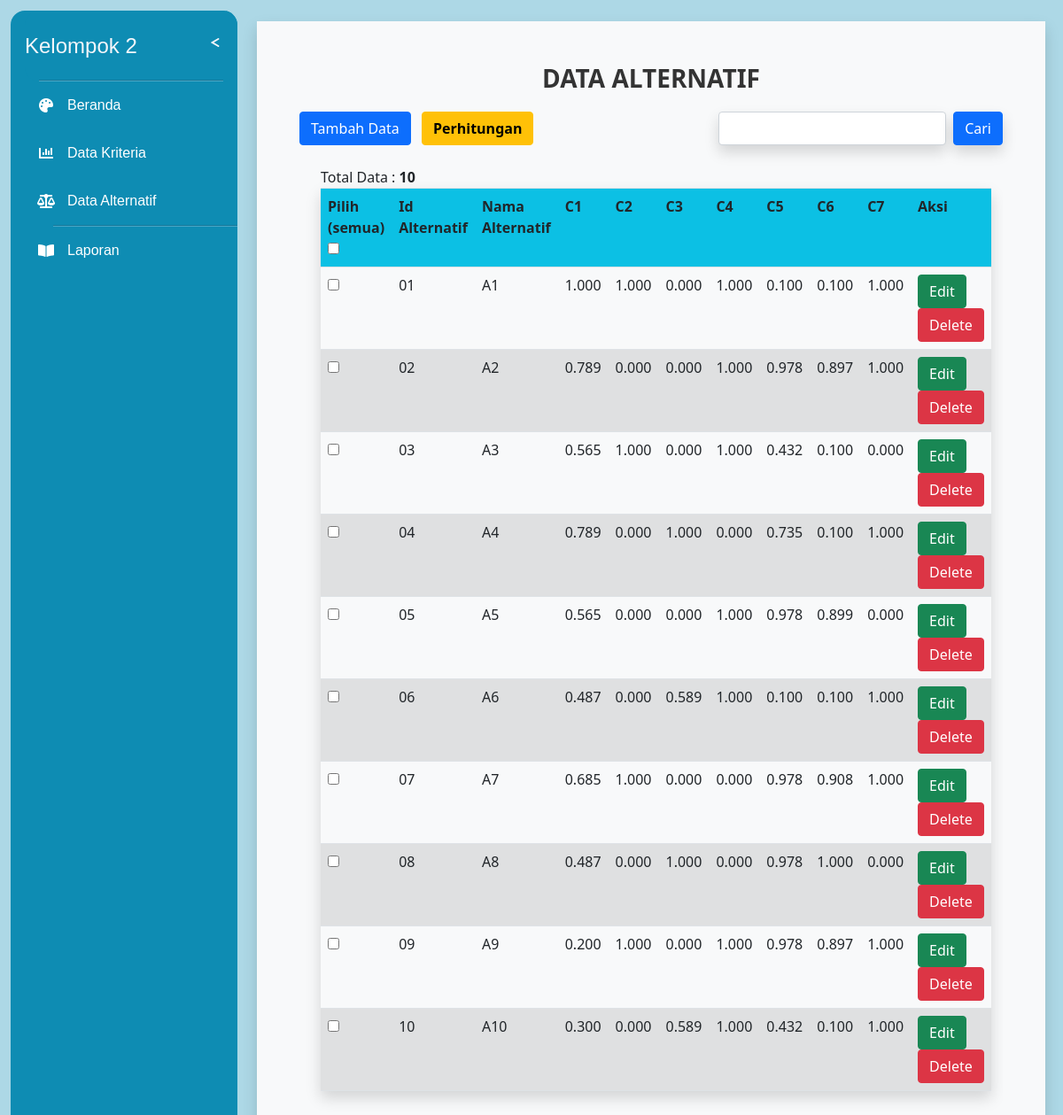
Page /data_penilaian.php on the committed database.
### tables this page shows
CREATE TABLE `alternatif` (
  `id_alternatif` varchar(25) NOT NULL,
  `nama_alternatif` varchar(80) NOT NULL,
  `c1` varchar(25) NOT NULL,
  `c2` varchar(25) NOT NULL,
  `c3` varchar(25) NOT NULL,
  `c4` varchar(25) NOT NULL,
  `c5` varchar(25) NOT NULL,
  `c6` varchar(25) NOT NULL,
  `c7` varchar(25) NOT NULL
);

### functions.php (called while the page is built, shortened)
<?php
$con = mysqli_connect("localhost", "root", "", "spkmoora");
function tampilalternatif($query)
{
	global $con;
	$data = mysqli_query($con, $query);
	$rows = [];
	while ($row = mysqli_fetch_assoc($data)) {
		$rows[] = $row;
	}
	return $rows;
}

### data_penilaian.php (the view, shortened to what this page needs)
<?php
require 'functions.php';
$penilaian = tampilalternatif("SELECT * FROM alternatif");
$penilaian1 = mysqli_query($con, "SELECT * FROM alternatif");
?>
<!doctype html>
<html lang="en">
<head>
  <link rel='stylesheet' href='https://cdnjs.cloudflare.com/ajax/libs/font-awesome/5.15.3/css/all.min.css'>
  <link rel="stylesheet" href="./stylee.css">
  <link rel="stylesheet" type="text/css" href="bootstrap/css/bootstrap.min.css">
  <link href="https://cdn.jsdelivr.net/npm/bootstrap@5.1.1/dist/css/bootstrap.min.css" rel="stylesheet">
</head>
<body>
  <form method="post" action="perhitungan.php">
    <br>
    <div id="nav-bar">
      <div id="nav-header"><a id="nav-title">Kelompok 2</a>
        <label for="nav-toggle"><span id="nav-toggle-burger"></span></label>
        <hr />
      </div>
      <div id="nav-content">
        <div class="nav-button"><i class="fas fa-palette"></i><span><a href="index.php">Beranda</a></span></div>
        <div class="nav-button"><i class="fas fa-chart-bar"></i><span><a href="data_kriteria.php">Data Kriteria</a></span></div>
        <div class="nav-button"><i class="fas fa-balance-scale"></i><span><a href="data_penilaian.php">Data Alternatif</a></span></div>
        <hr />
        <div class="nav-button"><i class="fas fa-book-open"></i><span><a href="laporan.php">Laporan</a></span></div>
      </div>
    </div>
    <div class="container bg-light shadow p-5 mb-5  margin-content">
      <center>
        <h3 style="
    font-weight: bold;
    color: #333;
    text-transform: uppercase;
    text-align: center;
    margin-bottom: 20px;
  ">
          DATA ALTERNATIF
        </h3>
      </center>
  </form>
  <div class="form-inline d-flex justify-content-between">
    <div class="mr-3">
      <a href="tambah_penilaian.php" class="btn btn-primary mr-2">Tambah Data</a>
      <button type="submit" name="perhitungan" class="btn btn-warning "><b>Perhitungan</b></button>
    </div>
    <div class="ml-auto">
      <form method="POST" action="" class="form-group">
        <input type="text" name="input" autofocus autocomplete="off" class="form-control shadow mr-2">
        <button type="submit" name="cari" class="btn btn-primary shadow">Cari</button>
      </form>
    </div>
  </div>
  <div class="table-responsive p-4">
    <table class="table table-striped shadow p-3 mb-5">
      <?php $tot = mysqli_num_rows($penilaian1);
      echo "Total Data : <b>" . $tot . "</b>";
      ?>
      <tr class="bg-info">
        <th>Pilih <br> (semua) <br>
          <input type="checkbox" onchange="checkAll(this)" name="chk[]">
        </th>
        <th>Id Alternatif</th>
        <th>Nama Alternatif</th>
        <th>C1</th>
        <th>C2</th>
        <th>C3</th>
        <th>C4</th>
        <th>C5</th>
        <th>C6</th>
        <th>C7</th>
        <th>Aksi</th>
      </tr>
      <?php foreach ($penilaian as $alt) { ?>
        <tr>
          <td><input type="checkbox" name="id_alternatif[]" id="pilih" value="<?= $alt['id_alternatif']; ?>"></td>
          <td><?= $alt['id_alternatif']; ?></td>
          <td><?= $alt['nama_alternatif']; ?></td>
          <td><?= $alt['c1']; ?></td>
          <td><?= $alt['c2']; ?></td>
          <td><?= $alt['c3']; ?></td>
          <td><?= $alt['c4']; ?></td>
          <td><?= $alt['c5']; ?></td>
          <td><?= $alt['c6']; ?></td>
          <td><?= $alt['c7']; ?></td>
          <td><a href="edit_penilaian.php?id_alternatif=<?= $alt['id_alternatif']; ?>" class="btn btn-success">Edit</a> <a href="hapus_penilaian.php?id_alternatif=<?= $alt['id_alternatif']; ?>" class="btn btn-danger">Delete</a></td>
        </tr>
      <?php } ?>
    </table>
  </div>
</body>
</html>

### stylee.css (style rules this page uses)
:root { --background: #ADD8E6; --navbar-width: 256px; --navbar-width-min: 80px; --navbar-dark-primary: #0e8cb3; --navbar-dark-secondary: #2c3e50; --navbar-light-primary: #f5f6fa; --navbar-light-secondary: white; }
html, body { margin: 0; background: var(--background); }
#nav-bar { position: absolute; left: 1vw; top: 1vw; height: calc(100% - 2vw); background: var(--navbar-dark-primary); border-radius: 16px; display: flex; flex-direction: column; color: var(--navbar-light-primary); font-family: Verdana, Geneva, Tahoma, sans-serif; overflow: hidden; user-select: none; }
#nav-bar hr { margin: 0; position: relative; left: 16px; width: calc(100% - 32px); border: none; border-top: solid 1px var(--navbar-dark-secondary); }
#nav-bar a { color: inherit; text-decoration: inherit; }
#nav-header { position: relative; width: var(--navbar-width); left: 16px; width: calc(var(--navbar-width) - 16px); min-height: 80px; background: var(--navbar-dark-primary); border-radius: 16px; z-index: 2; display: flex; align-items: center; transition: width 0.2s; }
#nav-header hr { position: absolute; bottom: 0; }
#nav-title { font-size: 1.5rem; transition: opacity 1s; }
label[for=nav-toggle] { position: absolute; right: 0; width: 3rem; height: 100%; display: flex; align-items: center; justify-content: center; cursor: pointer; }
#nav-toggle-burger { position: relative; width: 16px; height: 2px; background: var(--navbar-dark-primary); border-radius: 99px; transition: background 0.2s; }
#nav-toggle-burger:before, #nav-toggle-burger:after { content: ""; position: absolute; top: -6px; width: 10px; height: 2px; background: var(--navbar-light-primary); border-radius: 99px; transform: translate(2px, 8px) rotate(30deg); transition: 0.2s; }
#nav-toggle-burger:after { top: 6px; transform: translate(2px, -8px) rotate(-30deg); }
#nav-content { margin: -16px 0; padding: 16px 0; position: relative; flex: 1; width: var(--navbar-width); background: var(--navbar-dark-primary); box-shadow: 0 0 0 16px var(--navbar-dark-primary); direction: rtl; overflow-x: hidden; transition: width 0.2s; }
.nav-button { position: relative; margin-left: 16px; height: 54px; display: flex; align-items: center; color: var(--navbar-light-secondary); direction: ltr; cursor: pointer; z-index: 1; transition: color 0.2s; }
.nav-button span { transition: opacity 1s; }
.nav-button .fas { transition: min-width 0.2s; }
#nav-bar .fas { min-width: 3rem; text-align: center; }

### data_penilaian.php (style rules this page uses)
body { background-color: transparent; }
.container { min-height: calc(100vh - 211px - -60px); }
.margin-content { margin-left: 290px; margin-right: 20px; }
@media screen and (max-width: 1440px) { .container { width: auto; } }

### rows in the picture
alternatif: id_alternatif "01", nama_alternatif "A1", c1 "1.000", c2 "1.000", c3 "0.000", c4 "1.000", c5 "0.100", c6 "0.100", c7 "1.000"
alternatif: id_alternatif "02", nama_alternatif "A2", c1 "0.789", c2 "0.000", c3 "0.000", c4 "1.000", c5 "0.978", c6 "0.897", c7 "1.000"
alternatif: id_alternatif "03", nama_alternatif "A3", c1 "0.565", c2 "1.000", c3 "0.000", c4 "1.000", c5 "0.432", c6 "0.100", c7 "0.000"
alternatif: id_alternatif "04", nama_alternatif "A4", c1 "0.789", c2 "0.000", c3 "1.000", c4 "0.000", c5 "0.735", c6 "0.100", c7 "1.000"
alternatif: id_alternatif "05", nama_alternatif "A5", c1 "0.565", c2 "0.000", c3 "0.000", c4 "1.000", c5 "0.978", c6 "0.899", c7 "0.000"
alternatif: id_alternatif "06", nama_alternatif "A6", c1 "0.487", c2 "0.000", c3 "0.589", c4 "1.000", c5 "0.100", c6 "0.100", c7 "1.000"
alternatif: id_alternatif "07", nama_alternatif "A7", c1 "0.685", c2 "1.000", c3 "0.000", c4 "0.000", c5 "0.978", c6 "0.908", c7 "1.000"
alternatif: id_alternatif "08", nama_alternatif "A8", c1 "0.487", c2 "0.000", c3 "1.000", c4 "0.000", c5 "0.978", c6 "1.000", c7 "0.000"
alternatif: id_alternatif "09", nama_alternatif "A9", c1 "0.200", c2 "1.000", c3 "0.000", c4 "1.000", c5 "0.978", c6 "0.897", c7 "1.000"
alternatif: id_alternatif "10", nama_alternatif "A10", c1 "0.300", c2 "0.000", c3 "0.589", c4 "1.000", c5 "0.432", c6 "0.100", c7 "1.000"

### other values in the picture
$tot "10"
